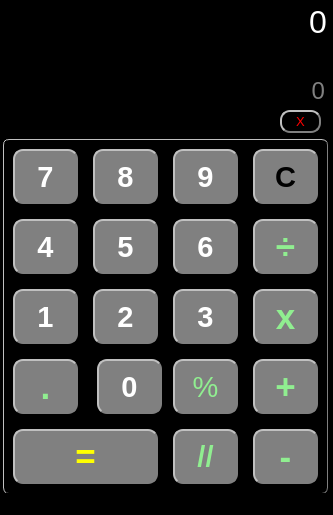
<?xml version="1.0" encoding="UTF-8"?>
<ui version="4.0">
 <class>MainWindow</class>
 <widget class="QMainWindow" name="MainWindow">
  <property name="geometry">
   <rect>
    <x>0</x>
    <y>0</y>
    <width>333</width>
    <height>515</height>
   </rect>
  </property>
  <property name="windowTitle">
   <string>PyU Calculator</string>
  </property>
  <property name="styleSheet">
   <string notr="true">background-color:black</string>
  </property>
  <widget class="QWidget" name="centralwidget">
   <widget class="QLabel" name="label_input">
    <property name="geometry">
     <rect>
      <x>0</x>
      <y>0</y>
      <width>331</width>
      <height>61</height>
     </rect>
    </property>
    <property name="font">
     <font>
      <family>Microsoft Sans Serif</family>
      <pointsize>24</pointsize>
     </font>
    </property>
    <property name="styleSheet">
     <string notr="true">color:white;
</string>
    </property>
    <property name="text">
     <string>0</string>
    </property>
    <property name="alignment">
     <set>Qt::AlignRight|Qt::AlignTop|Qt::AlignTrailing</set>
    </property>
    <property name="wordWrap">
     <bool>true</bool>
    </property>
    <property name="margin">
     <number>6</number>
    </property>
    <property name="indent">
     <number>4</number>
    </property>
   </widget>
   <widget class="QLabel" name="label_solution">
    <property name="geometry">
     <rect>
      <x>0</x>
      <y>70</y>
      <width>331</width>
      <height>41</height>
     </rect>
    </property>
    <property name="font">
     <font>
      <family>Microsoft Sans Serif</family>
      <pointsize>18</pointsize>
      <weight>50</weight>
      <bold>false</bold>
     </font>
    </property>
    <property name="styleSheet">
     <string notr="true">color:grey;
background-color:black;</string>
    </property>
    <property name="text">
     <string>0</string>
    </property>
    <property name="alignment">
     <set>Qt::AlignRight|Qt::AlignTrailing|Qt::AlignVCenter</set>
    </property>
    <property name="margin">
     <number>6</number>
    </property>
    <property name="indent">
     <number>6</number>
    </property>
   </widget>
   <widget class="QGroupBox" name="groupBox">
    <property name="geometry">
     <rect>
      <x>3</x>
      <y>139</y>
      <width>325</width>
      <height>355</height>
     </rect>
    </property>
    <property name="styleSheet">
     <string notr="true">border-style: outset;
border-width:1px;
border-radius: 6px;
border-color: grey;</string>
    </property>
    <property name="title">
     <string/>
    </property>
    <widget class="QPushButton" name="btn_7">
     <property name="geometry">
      <rect>
       <x>10</x>
       <y>10</y>
       <width>65</width>
       <height>55</height>
      </rect>
     </property>
     <property name="font">
      <font>
       <family>Segoe UI</family>
       <pointsize>22</pointsize>
       <weight>75</weight>
       <bold>true</bold>
      </font>
     </property>
     <property name="styleSheet">
      <string notr="true">color:white;
background-color:grey;
border-style: outset;
border-width:2px;
border-radius: 10px;
border-color: grey;</string>
     </property>
     <property name="text">
      <string>7</string>
     </property>
     <property name="default">
      <bool>false</bool>
     </property>
    </widget>
    <widget class="QPushButton" name="btn_8">
     <property name="geometry">
      <rect>
       <x>90</x>
       <y>10</y>
       <width>65</width>
       <height>55</height>
      </rect>
     </property>
     <property name="font">
      <font>
       <family>Segoe UI</family>
       <pointsize>22</pointsize>
       <weight>75</weight>
       <bold>true</bold>
      </font>
     </property>
     <property name="styleSheet">
      <string notr="true">color:white;
background-color:grey;
border-style: outset;
border-width:2px;
border-radius: 10px;
border-color: grey;</string>
     </property>
     <property name="text">
      <string>8</string>
     </property>
     <property name="default">
      <bool>false</bool>
     </property>
    </widget>
    <widget class="QPushButton" name="btn_9">
     <property name="geometry">
      <rect>
       <x>170</x>
       <y>10</y>
       <width>65</width>
       <height>55</height>
      </rect>
     </property>
     <property name="font">
      <font>
       <family>Segoe UI</family>
       <pointsize>22</pointsize>
       <weight>75</weight>
       <bold>true</bold>
      </font>
     </property>
     <property name="styleSheet">
      <string notr="true">color:white;
background-color:grey;
border-style: outset;
border-width:2px;
border-radius: 10px;
border-color: grey;</string>
     </property>
     <property name="text">
      <string>9</string>
     </property>
     <property name="default">
      <bool>false</bool>
     </property>
    </widget>
    <widget class="QPushButton" name="btn_divide">
     <property name="geometry">
      <rect>
       <x>250</x>
       <y>80</y>
       <width>65</width>
       <height>55</height>
      </rect>
     </property>
     <property name="font">
      <font>
       <family>Segoe UI</family>
       <pointsize>26</pointsize>
       <weight>75</weight>
       <bold>true</bold>
      </font>
     </property>
     <property name="autoFillBackground">
      <bool>false</bool>
     </property>
     <property name="styleSheet">
      <string notr="true">color:lightgreen;
background-color:grey;
border-style: outset;
border-width:2px;
border-radius: 10px;
border-color: grey;</string>
     </property>
     <property name="text">
      <string>÷</string>
     </property>
     <property name="autoDefault">
      <bool>false</bool>
     </property>
     <property name="default">
      <bool>false</bool>
     </property>
     <property name="flat">
      <bool>false</bool>
     </property>
    </widget>
    <widget class="QPushButton" name="btn_4">
     <property name="geometry">
      <rect>
       <x>10</x>
       <y>80</y>
       <width>65</width>
       <height>55</height>
      </rect>
     </property>
     <property name="font">
      <font>
       <family>Segoe UI</family>
       <pointsize>22</pointsize>
       <weight>75</weight>
       <bold>true</bold>
      </font>
     </property>
     <property name="styleSheet">
      <string notr="true">color:white;
background-color:grey;
border-style: outset;
border-width:2px;
border-radius: 10px;
border-color: grey;</string>
     </property>
     <property name="text">
      <string>4</string>
     </property>
     <property name="default">
      <bool>false</bool>
     </property>
    </widget>
    <widget class="QPushButton" name="btn_5">
     <property name="geometry">
      <rect>
       <x>90</x>
       <y>80</y>
       <width>65</width>
       <height>55</height>
      </rect>
     </property>
     <property name="font">
      <font>
       <family>Segoe UI</family>
       <pointsize>22</pointsize>
       <weight>75</weight>
       <bold>true</bold>
      </font>
     </property>
     <property name="styleSheet">
      <string notr="true">color:white;
background-color:grey;
border-style: outset;
border-width:2px;
border-radius: 10px;
border-color: grey;</string>
     </property>
     <property name="text">
      <string>5</string>
     </property>
     <property name="default">
      <bool>false</bool>
     </property>
    </widget>
    <widget class="QPushButton" name="btn_6">
     <property name="geometry">
      <rect>
       <x>170</x>
       <y>80</y>
       <width>65</width>
       <height>55</height>
      </rect>
     </property>
     <property name="font">
      <font>
       <family>Segoe UI</family>
       <pointsize>22</pointsize>
       <weight>75</weight>
       <bold>true</bold>
      </font>
     </property>
     <property name="styleSheet">
      <string notr="true">color:white;
background-color:grey;
border-style: outset;
border-width:2px;
border-radius: 10px;
border-color: grey;</string>
     </property>
     <property name="text">
      <string>6</string>
     </property>
     <property name="default">
      <bool>false</bool>
     </property>
    </widget>
    <widget class="QPushButton" name="btn_multiply">
     <property name="geometry">
      <rect>
       <x>250</x>
       <y>150</y>
       <width>65</width>
       <height>55</height>
      </rect>
     </property>
     <property name="font">
      <font>
       <family>Segoe UI</family>
       <pointsize>26</pointsize>
       <weight>75</weight>
       <bold>true</bold>
      </font>
     </property>
     <property name="styleSheet">
      <string notr="true">color:lightgreen;
background-color:grey;
border-style: outset;
border-width:2px;
border-radius: 10px;
border-color: grey;</string>
     </property>
     <property name="text">
      <string>x</string>
     </property>
     <property name="default">
      <bool>false</bool>
     </property>
    </widget>
    <widget class="QPushButton" name="btn_1">
     <property name="geometry">
      <rect>
       <x>10</x>
       <y>150</y>
       <width>65</width>
       <height>55</height>
      </rect>
     </property>
     <property name="font">
      <font>
       <family>Segoe UI</family>
       <pointsize>22</pointsize>
       <weight>75</weight>
       <bold>true</bold>
      </font>
     </property>
     <property name="styleSheet">
      <string notr="true">color:white;
background-color:grey;
border-style: outset;
border-width:2px;
border-radius: 10px;
border-color: grey;</string>
     </property>
     <property name="text">
      <string>1</string>
     </property>
     <property name="default">
      <bool>false</bool>
     </property>
    </widget>
    <widget class="QPushButton" name="btn_2">
     <property name="geometry">
      <rect>
       <x>90</x>
       <y>150</y>
       <width>65</width>
       <height>55</height>
      </rect>
     </property>
     <property name="font">
      <font>
       <family>Segoe UI</family>
       <pointsize>22</pointsize>
       <weight>75</weight>
       <bold>true</bold>
      </font>
     </property>
     <property name="styleSheet">
      <string notr="true">color:white;
background-color:grey;
border-style: outset;
border-width:2px;
border-radius: 10px;
border-color: grey;</string>
     </property>
     <property name="text">
      <string>2</string>
     </property>
     <property name="default">
      <bool>false</bool>
     </property>
    </widget>
    <widget class="QPushButton" name="btn_3">
     <property name="geometry">
      <rect>
       <x>170</x>
       <y>150</y>
       <width>65</width>
       <height>55</height>
      </rect>
     </property>
     <property name="font">
      <font>
       <family>Segoe UI</family>
       <pointsize>22</pointsize>
       <weight>75</weight>
       <bold>true</bold>
      </font>
     </property>
     <property name="styleSheet">
      <string notr="true">color:white;
background-color:grey;
border-style: outset;
border-width:2px;
border-radius: 10px;
border-color: grey;</string>
     </property>
     <property name="text">
      <string>3</string>
     </property>
     <property name="default">
      <bool>false</bool>
     </property>
    </widget>
    <widget class="QPushButton" name="btn_plus">
     <property name="geometry">
      <rect>
       <x>250</x>
       <y>220</y>
       <width>65</width>
       <height>55</height>
      </rect>
     </property>
     <property name="font">
      <font>
       <family>Segoe UI</family>
       <pointsize>26</pointsize>
       <weight>75</weight>
       <bold>true</bold>
      </font>
     </property>
     <property name="styleSheet">
      <string notr="true">color:lightgreen;
background-color:grey;
border-style: outset;
border-width:2px;
border-radius: 10px;
border-color: grey;</string>
     </property>
     <property name="text">
      <string>+</string>
     </property>
     <property name="default">
      <bool>false</bool>
     </property>
    </widget>
    <widget class="QPushButton" name="btn_minus">
     <property name="geometry">
      <rect>
       <x>250</x>
       <y>290</y>
       <width>65</width>
       <height>55</height>
      </rect>
     </property>
     <property name="font">
      <font>
       <family>Segoe UI</family>
       <pointsize>26</pointsize>
       <weight>75</weight>
       <bold>true</bold>
      </font>
     </property>
     <property name="styleSheet">
      <string notr="true">color:lightgreen;
background-color:grey;
border-style: outset;
border-width:2px;
border-radius: 10px;
border-color: grey;</string>
     </property>
     <property name="text">
      <string>-</string>
     </property>
     <property name="default">
      <bool>false</bool>
     </property>
    </widget>
    <widget class="QPushButton" name="btn_equals">
     <property name="geometry">
      <rect>
       <x>10</x>
       <y>290</y>
       <width>145</width>
       <height>55</height>
      </rect>
     </property>
     <property name="font">
      <font>
       <family>Segoe UI</family>
       <pointsize>26</pointsize>
       <weight>75</weight>
       <bold>true</bold>
      </font>
     </property>
     <property name="styleSheet">
      <string notr="true">color:yellow;
background-color:grey;
border-style: outset;
border-width:2px;
border-radius: 10px;
border-color: grey;</string>
     </property>
     <property name="text">
      <string>=</string>
     </property>
     <property name="default">
      <bool>false</bool>
     </property>
    </widget>
    <widget class="QPushButton" name="btn_0">
     <property name="geometry">
      <rect>
       <x>94</x>
       <y>220</y>
       <width>65</width>
       <height>55</height>
      </rect>
     </property>
     <property name="font">
      <font>
       <family>Segoe UI</family>
       <pointsize>22</pointsize>
       <weight>75</weight>
       <bold>true</bold>
      </font>
     </property>
     <property name="styleSheet">
      <string notr="true">color:white;
background-color:grey;
border-style: outset;
border-width:2px;
border-radius: 10px;
border-color: grey;</string>
     </property>
     <property name="text">
      <string>0</string>
     </property>
     <property name="default">
      <bool>false</bool>
     </property>
    </widget>
    <widget class="QPushButton" name="btn_allClear">
     <property name="geometry">
      <rect>
       <x>250</x>
       <y>10</y>
       <width>65</width>
       <height>55</height>
      </rect>
     </property>
     <property name="font">
      <font>
       <family>Segoe UI</family>
       <pointsize>22</pointsize>
       <weight>75</weight>
       <bold>true</bold>
       <underline>false</underline>
      </font>
     </property>
     <property name="styleSheet">
      <string notr="true">color:black;
background-color:grey;
border-style: outset;
border-width:2px;
border-radius: 10px;
border-color: grey;</string>
     </property>
     <property name="text">
      <string>C</string>
     </property>
     <property name="default">
      <bool>false</bool>
     </property>
    </widget>
    <widget class="QPushButton" name="btn_intDiv">
     <property name="geometry">
      <rect>
       <x>170</x>
       <y>290</y>
       <width>65</width>
       <height>55</height>
      </rect>
     </property>
     <property name="font">
      <font>
       <family>Segoe UI</family>
       <pointsize>22</pointsize>
       <weight>75</weight>
       <bold>true</bold>
      </font>
     </property>
     <property name="styleSheet">
      <string notr="true">color:lightgreen;
background-color:grey;
border-style: outset;
border-width:2px;
border-radius: 10px;
border-color: grey;</string>
     </property>
     <property name="text">
      <string>//</string>
     </property>
     <property name="default">
      <bool>false</bool>
     </property>
    </widget>
    <widget class="QPushButton" name="btn_decimal">
     <property name="geometry">
      <rect>
       <x>10</x>
       <y>220</y>
       <width>65</width>
       <height>55</height>
      </rect>
     </property>
     <property name="font">
      <font>
       <family>Segoe UI</family>
       <pointsize>26</pointsize>
       <weight>75</weight>
       <bold>true</bold>
      </font>
     </property>
     <property name="styleSheet">
      <string notr="true">color:lightgreen;
background-color:grey;
border-style: outset;
border-width:2px;
border-radius: 10px;
border-color: grey;</string>
     </property>
     <property name="text">
      <string> . </string>
     </property>
     <property name="default">
      <bool>false</bool>
     </property>
    </widget>
    <widget class="QPushButton" name="btn_mod">
     <property name="geometry">
      <rect>
       <x>170</x>
       <y>220</y>
       <width>65</width>
       <height>55</height>
      </rect>
     </property>
     <property name="font">
      <font>
       <family>Microsoft Sans Serif</family>
       <pointsize>22</pointsize>
      </font>
     </property>
     <property name="styleSheet">
      <string notr="true">color:lightgreen;
background-color:grey;
border-style: outset;
border-width:2px;
border-radius: 10px;
border-color: grey;</string>
     </property>
     <property name="text">
      <string>%</string>
     </property>
     <property name="default">
      <bool>false</bool>
     </property>
    </widget>
   </widget>
   <widget class="QPushButton" name="btn_clear">
    <property name="geometry">
     <rect>
      <x>280</x>
      <y>110</y>
      <width>41</width>
      <height>23</height>
     </rect>
    </property>
    <property name="font">
     <font>
      <family>MS Sans Serif</family>
      <pointsize>10</pointsize>
     </font>
    </property>
    <property name="styleSheet">
     <string notr="true">color:red;
border-style: outset;
border-width:2px;
border-radius: 10px;
border-color: grey;</string>
    </property>
    <property name="text">
     <string>X</string>
    </property>
   </widget>
  </widget>
  <widget class="QMenuBar" name="menubar">
   <property name="geometry">
    <rect>
     <x>0</x>
     <y>0</y>
     <width>333</width>
     <height>21</height>
    </rect>
   </property>
  </widget>
  <widget class="QStatusBar" name="statusbar"/>
 </widget>
 <resources/>
 <connections/>
</ui>
